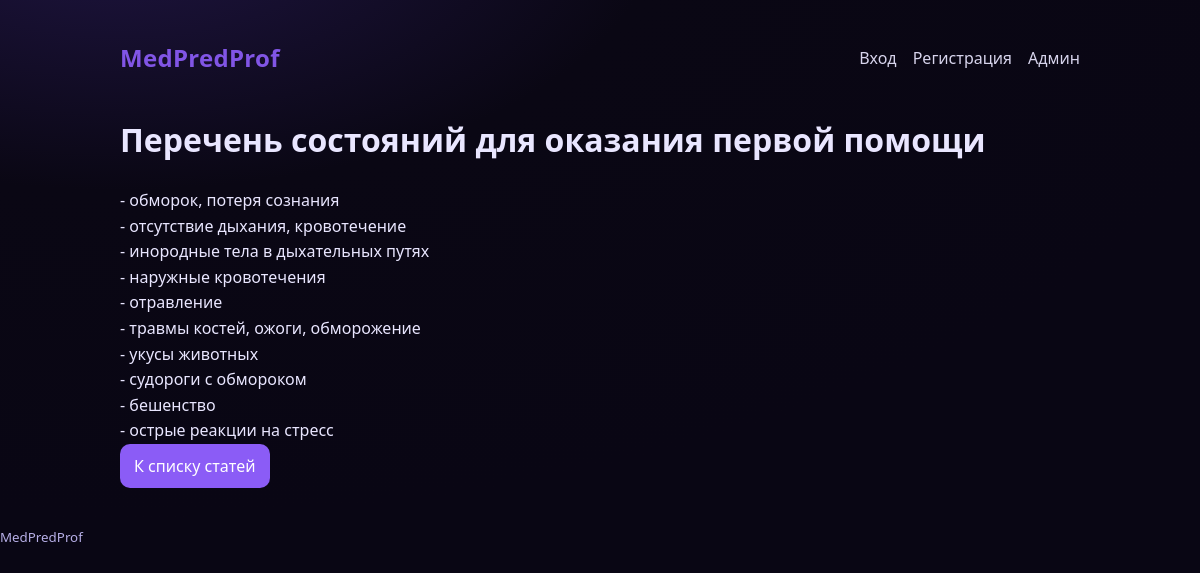
The app's page /theory/4 with its own data.
### tables this page shows
CREATE TABLE theory_articles (
                id INTEGER PRIMARY KEY AUTOINCREMENT,
                title TEXT NOT NULL,
                content TEXT NOT NULL,
                image_path TEXT,
                created_at TIMESTAMP DEFAULT CURRENT_TIMESTAMP
            );

### app.py (the view)
    @app.get("/theory/<int:article_id>")
    def theory_view(article_id: int):
        db = get_db()
        article = db.execute("SELECT * FROM theory_articles WHERE id = ?", (article_id,)).fetchone()
        if not article:
            return redirect(url_for("theory_list"))
        return render_template("theory_view.html", article=article, site_name="MedPredProf")

### templates/theory_view.html (shortened to what this page needs)
﻿{% extends "base.html" %}
{% block content %}
<article class="theory">
  <h1>{{ article.title }}</h1>
  <div class="content">{{ article.content|replace('\n', '<br>')|safe }}</div>
  <a class="button" href="{{ url_for('theory_list') }}">К списку статей</a>
</article>
{% endblock %}

### static/styles.css (style rules this page uses)
* { box-sizing: border-box; }
body { margin: 0; font-family: ui-sans-serif, system-ui, -apple-system, Segoe UI, Roboto, Arial, Noto Sans, Apple Color Emoji, Segoe UI Emoji; background: radial-gradient(1200px 600px at 10% -10%, #1f1542 0%, #0a0714 45%, #090614 100%); color: var(--text); line-height: 1.5; padding-bottom: 200px; }
h1 { font-size: 32px; margin: 24px 0; }
button, .button { display: inline-block; background: var(--primary); color: white; border: none; border-radius: 10px; padding: 10px 14px; cursor: pointer; text-decoration: none; }
.content { line-height: 1.6; }

### records on screen
theory_articles: title "Перечень состояний для оказания первой помощи", content "- обморок, потеря сознания - отсутствие дыхания, кровотечение - инородные тела в дыхательных путях - наружные кровотечения - отравление - травмы костей, ожоги, обморожение - укусы животных - судороги с обмороком - бешенство - острые реакции на стресс"
